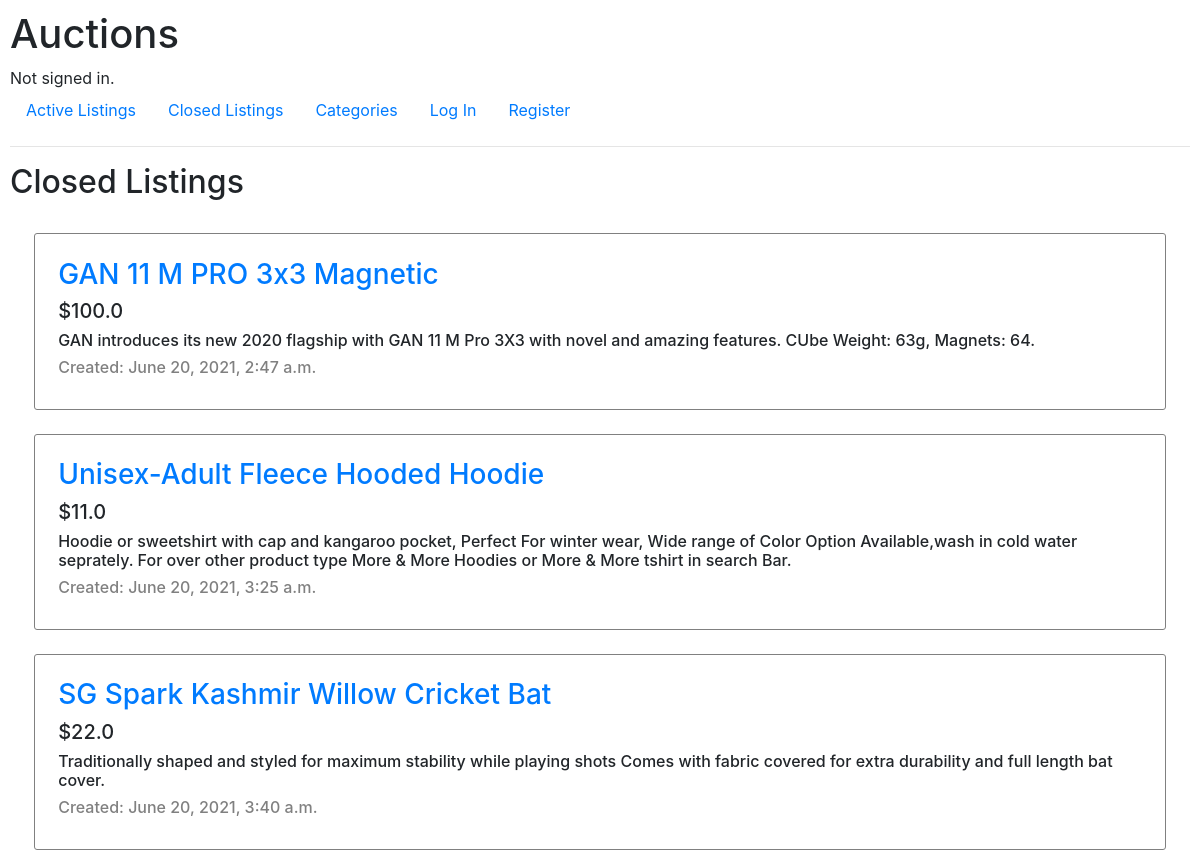
The app's page /closed with its own data.
### auctions/models.py (models this page shows, shortened)
class Listing(models.Model):
    item_name=models.CharField(max_length=100,default=None,verbose_name="Title")
    item_description=models.TextField(default=None,verbose_name="Description")
    image_url=models.URLField(default=None,verbose_name="Image URL",blank=True)
    price=models.FloatField(default=None,verbose_name="Price")
    item_category=models.ForeignKey(Category,on_delete=models.PROTECT,verbose_name="Item Category",related_name="listings",null=True,blank=True)
    date=models.DateTimeField(default=datetime.datetime.now())
    creator=models.ForeignKey(User,on_delete=models.CASCADE,related_name="creator")
    previous_bidder=models.ForeignKey(User,on_delete=models.CASCADE,related_name="previous_bidder",null=True)
    closed=models.BooleanField(default=False)

### auctions/views.py (the view)
# urls.py: path("closed", views.closed_listings, name="closed")
def closed_listings(request):
    return render(request, "auctions/closed_listings.html",{
        "listings":Listing.objects.all()
    })

### auctions/templates/auctions/closed_listings.html (shortened to what this page needs)
{% extends "auctions/layout.html" %}
{% block body %}
    <h2>Closed Listings</h2>
        <div style="display: grid; grid-template-columns: 100%;">
            {% for listing in listings %}
                {% if listing.closed == True %}
                    <div style="margin-top: 2%; margin-left: 2%; margin-right: 2%; border: 1px solid gray; padding: 2%; border-radius: 3px;">
                        <a href="{% url 'listing' listing.id %}"><h3>{{listing.item_name}}</h3></a>
                        <h5>${{listing.price}}</h5>
                        <h6>{{listing.item_description}}</h6>
                        <h6 style="color: gray;">Created: {{listing.date}}</h6>
                    </div>
                {% endif %}
            {% endfor %}
        </div>
{% endblock %}

### auctions/static/auctions/styles.css (style rules this page uses)
body { padding: 10px; }

### records on screen
Listing: item_name "GAN 11 M PRO 3x3 Magnetic", price "100.0", item_description "GAN introduces its new 2020 flagship with GAN 11 M Pro 3X3 with novel and amazing features. CUbe Weight: 63g, Magnets: 64.", date "June 20, 2021, 2:47 a.m."
Listing: item_name "Unisex-Adult Fleece Hooded Hoodie", price "11.0", item_description "Hoodie or sweetshirt with cap and kangaroo pocket, Perfect For winter wear, Wide range of Color Option Available,wash in cold water seprately. For over other product type More & More Hoodies or More & More tshirt in search Bar.", date "June 20, 2021, 3:25 a.m."
Listing: item_name "SG Spark Kashmir Willow Cricket Bat", price "22.0", item_description "Traditionally shaped and styled for maximum stability while playing shots Comes with fabric covered for extra durability and full length bat cover.", date "June 20, 2021, 3:40 a.m."
